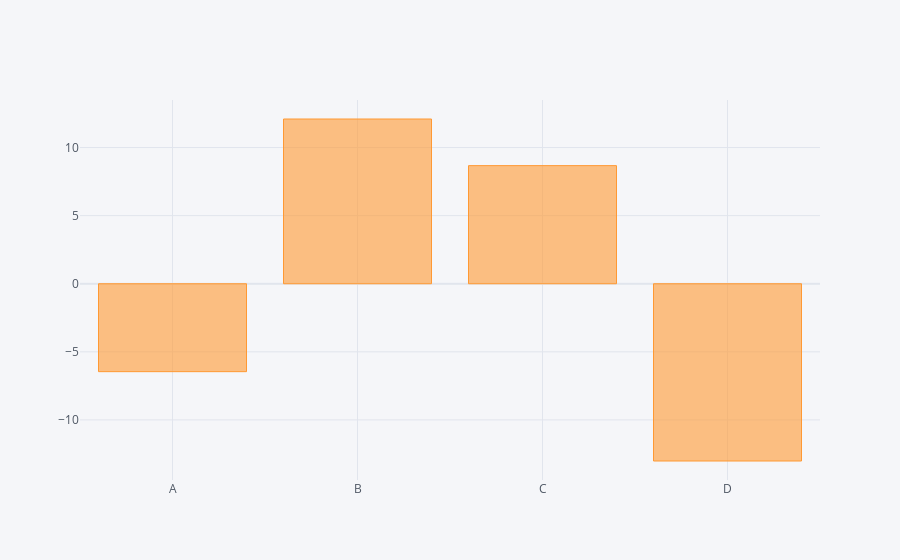

Notebook code cell kept with this figure:
### Code cell
df.sum().iplot(kind = 'bar')

### Figure 1 — Plotly figure (JSON) as saved in the notebook; plotly's stock layout.template omitted (floating-point values rounded to 4 significant figures)
{"data": [{"marker": {"color": "rgba(255, 153, 51, 0.6)", "line": {"color": "rgba(255, 153, 51, 1.0)", "width": 1}}, "name": "None", "orientation": "v", "text": "", "type": "bar", "x": ["A", "B", "C", "D"], "y": [-6.456, 12.1, 8.673, -13.02]}], "layout": {"legend": {"bgcolor": "#F5F6F9", "font": {"color": "#4D5663"}}, "paper_bgcolor": "#F5F6F9", "plot_bgcolor": "#F5F6F9", "title": {"font": {"color": "#4D5663"}}, "xaxis": {"gridcolor": "#E1E5ED", "showgrid": true, "tickfont": {"color": "#4D5663"}, "title": {"font": {"color": "#4D5663"}, "text": ""}, "zerolinecolor": "#E1E5ED"}, "yaxis": {"gridcolor": "#E1E5ED", "showgrid": true, "tickfont": {"color": "#4D5663"}, "title": {"font": {"color": "#4D5663"}, "text": ""}, "zerolinecolor": "#E1E5ED"}}}
